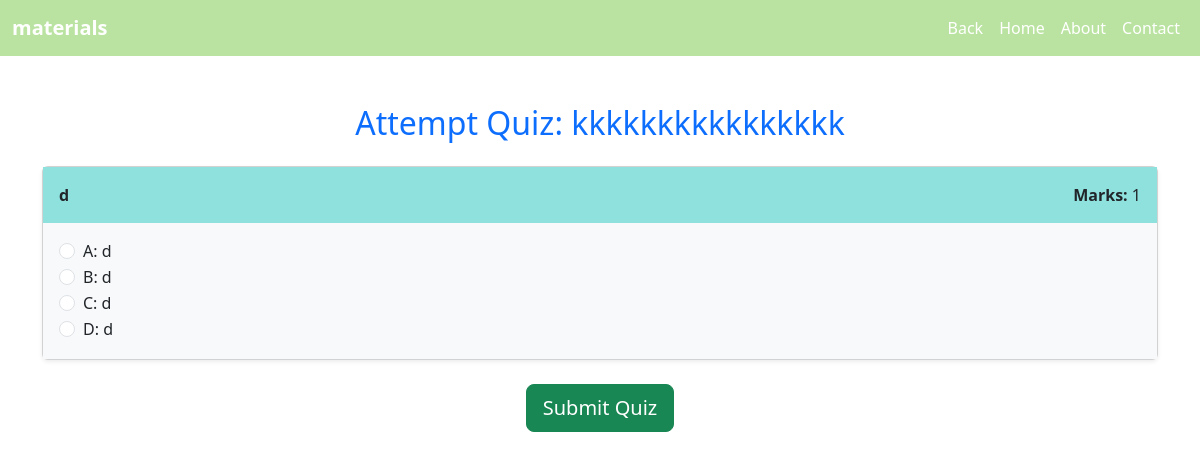
Page /quiz/6/attempt/ on the committed database.
### lms/models.py (models this page shows, shortened)
class Quiz(models.Model):
    course_content = models.ForeignKey('CourseContent', on_delete=models.CASCADE, related_name='quizzes',null=True, blank=True)
    title = models.CharField(max_length=255)
    description = models.TextField()
    marks = models.IntegerField(default=1)  # Ensure this field exists in your model

class Question(models.Model):
    question_text = models.TextField()
    marks = models.IntegerField(default=1)
    correct_option = models.CharField(max_length=1, choices=[('A', 'A'), ('B', 'B'), ('C', 'C'), ('D', 'D')], default="A")
    quiz = models.ForeignKey(Quiz, on_delete=models.CASCADE, related_name='questions')

class Option(models.Model):
    question = models.ForeignKey('Question', on_delete=models.CASCADE)
    option_a = models.CharField(max_length=255, default="Default Option")
    option_b = models.CharField(max_length=255, default="Default Option")
    option_c = models.CharField(max_length=255, default="Default Option")
    option_d = models.CharField(max_length=255, default="Default Option")
    correct_option = models.CharField(max_length=1, choices=[('A', 'A'), ('B', 'B'), ('C', 'C'), ('D', 'D')], default="A")

### lms/views.py (the view, shortened to what this page needs)
# urls.py: path('quiz/<int:quiz_id>/attempt/', attempt_quiz, name='attempt_quiz'),
def attempt_quiz(request, quiz_id):
    quiz = get_object_or_404(Quiz, id=quiz_id)
    questions = quiz.questions.all()
    for question in questions:
        question.options = question.option_set.all()
    return render(request, 'attempt_quiz.html', {'quiz': quiz, 'questions': questions})

### lms/templates/attempt_quiz.html (shortened to what this page needs)
<!DOCTYPE html>
<html lang="en">
<head>
    <link href="https://cdn.jsdelivr.net/npm/bootstrap@5.3.0-alpha1/dist/css/bootstrap.min.css" rel="stylesheet">
</head>
<body>
    <body>
  <nav class="navbar navbar-expand-lg" style="background-color: hwb(97 63% 11%);">
    <div class="container-fluid">
      <a class="navbar-brand text-white" href="#" style="font-weight: bold;">materials</a>
      <div class="collapse navbar-collapse" id="navbarNav">
        <ul class="navbar-nav ms-auto">
          <li class="nav-item">
            <a class="nav-link text-white active" aria-current="page" href="{% url 'quiz_list'%}" style="font-size: 16px;">Back </a>
          </li>
          <li class="nav-item">
            <a class="nav-link text-white active" aria-current="page" href="{% url 'teacher_dashboard'%}" style="font-size: 16px;">Home </a>
          </li>
          <li class="nav-item">
            <a class="nav-link text-white" href="#" style="font-size: 16px;">About</a>
          </li>
          <li class="nav-item">
            <a class="nav-link text-white" href="#" style="font-size: 16px;">Contact          </a>
          </li>
        </ul>
      </div>
    </div>
  </nav>
    <div class="container mt-5">
        <h2 class="text-center text-primary mb-4">Attempt Quiz: {{ quiz.title }}</h2>
        <form method="POST">
            {% for question in questions %}
                <div class="card mb-3 shadow-sm">
                    <div class="card-body" style="background-color: #8fe1de;">
                        <div class="d-flex justify-content-between">
                            <span><strong>{{ question.question_text }}</strong></span>
                            <span class="text-dark"><strong>Marks:</strong> {{ question.marks }}</span>
                        </div>
                    </div>
                    <div class="card-body bg-light">
                        {% with question.options.first as option %}
                            <div class="form-check">
                                <input type="radio" name="question_{{ question.id }}" value="A" id="q{{ question.id }}a" class="form-check-input" required>
                                <label for="q{{ question.id }}a" class="form-check-label">A: {{ option.option_a }}</label>
                            </div>
                            <div class="form-check">
                                <input type="radio" name="question_{{ question.id }}" value="B" id="q{{ question.id }}b" class="form-check-input">
                                <label for="q{{ question.id }}b" class="form-check-label">B: {{ option.option_b }}</label>
                            </div>
                            <div class="form-check">
                                <input type="radio" name="question_{{ question.id }}" value="C" id="q{{ question.id }}c" class="form-check-input">
                                <label for="q{{ question.id }}c" class="form-check-label">C: {{ option.option_c }}</label>
                            </div>
                            <div class="form-check">
                                <input type="radio" name="question_{{ question.id }}" value="D" id="q{{ question.id }}d" class="form-check-input">
                                <label for="q{{ question.id }}d" class="form-check-label">D: {{ option.option_d }}</label>
                            </div>
                        {% endwith %}
                    </div>
                </div>
            {% endfor %}
            <div class="text-center mt-4">
                <button type="submit" class="btn btn-success btn-lg">Submit Quiz</button>
            </div>
        </form>
    </div>
</body>
</html>

### rows in the picture
Quiz: title "kkkkkkkkkkkkkkkk"
Question: question_text "d", marks "1", options.first.option_a "d", options.first.option_b "d", options.first.option_c "d", options.first.option_d "d"
